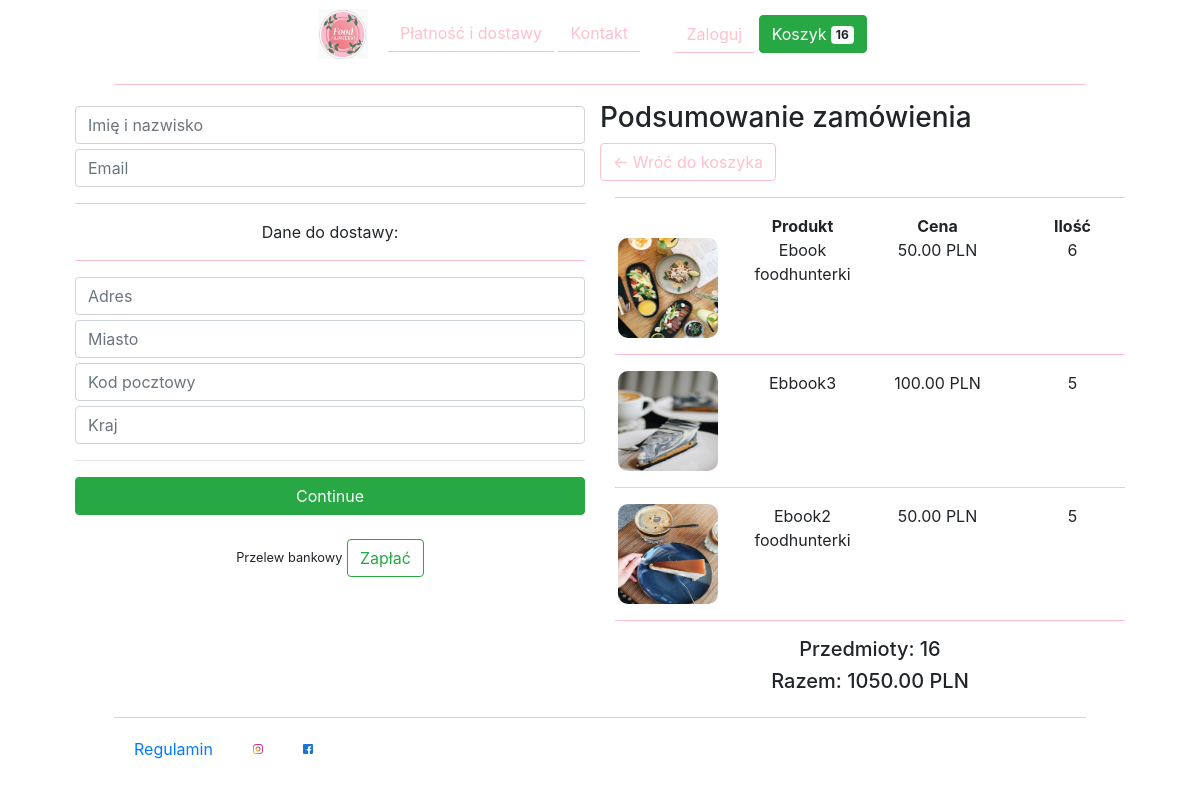
The page /checkout/ (signed in) on the database as committed earlier.
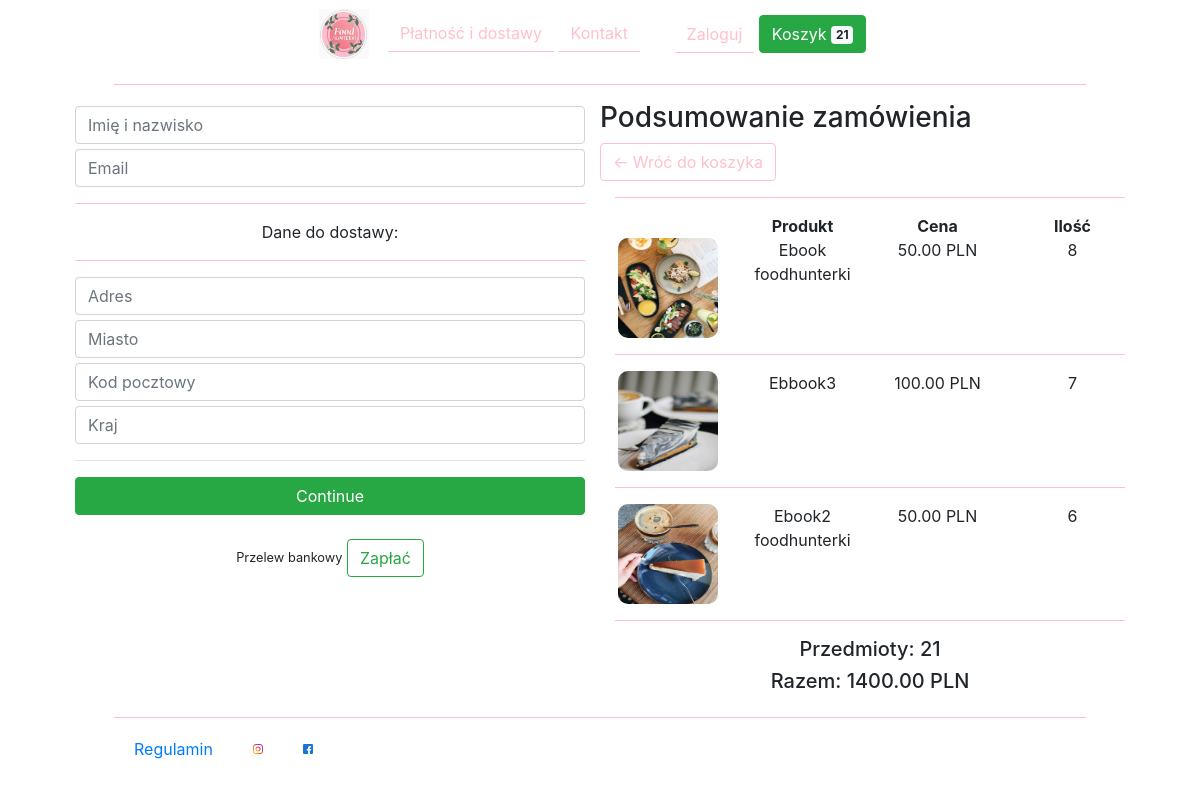
The same page on the database as committed later.
### fhstore/models.py (models this page shows, shortened)
class OrderItem(models.Model):
    product = models.ForeignKey(Product, on_delete=models.SET_NULL, null=True)
    order = models.ForeignKey(Order, on_delete=models.SET_NULL, null=True, blank=True)
    quantity = models.IntegerField(default=0, null=True, blank=True)
    date_added = models.DateTimeField(auto_now_add=True)
    @property
    def get_total(self):
        total = self.product.price * self.quantity
        return total

class Order(models.Model):
    ORDER_STATUS = (
        ('Opłacone', 'Opłacone'),
        ('Do wysyłki', 'Do wysyłki'),
        ('Dostarczone', 'Dostarczone'),
    )
    customer = models.ForeignKey(Customer, on_delete=models.SET_NULL, null=True, blank=True)
    date_ordered = models.DateTimeField(auto_now_add=True)
    complete = models.BooleanField(default=False)
    transaction_id = models.CharField(max_length=100, null=True)
    status = models.CharField(max_length=100, null=True, choices=ORDER_STATUS)
    @property
    def shipping(self):
        shipping = False
        orderitems = self.orderitem_set.all()
        for s_item in orderitems:
            if s_item.product.digital == False:
                shipping = True
        return shipping
    @property
    def get_cart_total(self):
        orderitems = self.orderitem_set.all()
        total = sum([item.get_total for item in orderitems])
        return total
    @property
    def get_cart_items(self):
        orderitems = self.orderitem_set.all()
        total = sum([item.quantity for item in orderitems])
        return total

class Product(models.Model):
    name = models.CharField(max_length=200)
    price = models.DecimalField(max_digits=7, decimal_places=2)
    digital = models.BooleanField(default=False, null=True, blank=True)
    image = models.ImageField(null=True, blank=True)
    @property
    def imageURL(self):
        try:
            url = self.image.url
        except:
            url = ''
        return url

### fhstore/views.py (the view)
# urls.py: path('checkout/', views.checkout, name='checkout'),
def checkout(request):
    data = cartData(request)
    cartItems = data['cartItems']
    order = data['order']
    items = data['items']
    context = {'items':items, 'order':order, 'cartItems':cartItems}
    return render(request, 'fhstore/checkout.html', context)

### fhstore/utils.py (called while the page is built)
def cartData(request):
    if request.user.is_authenticated:
        customer = request.user.customer
        order, created = Order.objects.get_or_create(customer=customer, complete=False)
        items = order.orderitem_set.all()
        cartItems = order.get_cart_items
    else:
        cookieData = cookieCart(request)
        cartItems = cookieData['cartItems']
        order = cookieData['order']
        items = cookieData['items']
    return {'cartItems':cartItems, 'order':order, 'items':items}

### fhstore/templates/fhstore/checkout.html (shortened to what this page needs)
{% extends 'fhstore/base.html' %}
{% load static %}
{% block content %}
     <div class="row">
		<div class="col-lg-6">
			<div class="box-element" id="form-wrapper">
				<form id="form">
					<div id="user-info">
						<div class="form-field">
							<input required class="form-control" type="text" name="name" placeholder="Imię i nazwisko">
						</div>
						<div class="form-field">
							<input required class="form-control" type="email" name="email" placeholder="Email">
						</div>
					</div>
					<div id="shipping-info">
						<hr class="horizontal-line">
						<p>Dane do dostawy:</p>
						<hr class="horizontal-line">
						<div class="form-field">
							<input class="form-control" type="text" name="address" placeholder="Adres">
						</div>
						<div class="form-field">
							<input class="form-control" type="text" name="city" placeholder="Miasto">
						</div>
						<div class="form-field">
							<input class="form-control" type="text" name="zipcode" placeholder="Kod pocztowy">
						</div>
						<div class="form-field">
							<input class="form-control" type="text" name="country" placeholder="Kraj">
						</div>
					</div>
					<hr>
					<input id="form-button" class="btn btn-success btn-block" type="submit" value="Continue">
				</form>
			</div>
			<br>
			<div class="box-element hidden" id="payment-info">
				<small>Przelew bankowy</small>
				<button type="button" class="btn btn-outline-success" id="make-payment">Zapłać</button>
			</div>
		</div>
		<div class="col-lg-6">
			<div class="box-element">
				<div class="row">
					<h3>Podsumowanie zamówienia</h3>
					<a class="btn btn-outline-light" href="{% url 'cart' %}">&#x2190; Wróć do koszyka</a>
				</div>
				<hr class="horizontal-line">
				<div class="row row-cols-4">
					<div style="flex:2"></div>
					<div style="flex:2"><strong>Produkt</strong></div>
					<div style="flex:1"><strong>Cena</strong></div>
					<div style="flex:1"><strong>Ilość</strong></div>
				</div>
				{% for item in items %}
				<div class="row row-cols-4">
						<div style="flex:2"><img class="thumbnail-checkout" src="{{item.product.imageURL}}"></div>
						<div style="flex:2"><p>{{item.product.name}}</p></div>
						<div style="flex:1"><p>{{item.product.price}} PLN</p></div>
						<div style="flex:1"><p>{{item.quantity}}</p></div>
				</div>
				<hr class="horizontal-line">
				{% endfor %}
				<h5>Przedmioty: {{order.get_cart_items}}</h5>
				<h5>Razem: {{order.get_cart_total}} PLN</h5>
			</div>
		</div>
	</div>
{% endblock content %}

Rows that differ between the two databases and show on the page:
changed OrderItem "Ebook foodhunterki": quantity "6" → "8"
changed OrderItem "Ebbook3": quantity "5" → "7"
changed OrderItem "Ebook2 foodhunterki": quantity "5" → "6"
changed through a linked row, Order: get_cart_items "16" → "21"; get_cart_total "1050.00" → "1400.00"
Other text that changed with them:
{{ cartItems }}: "16" → "21"
